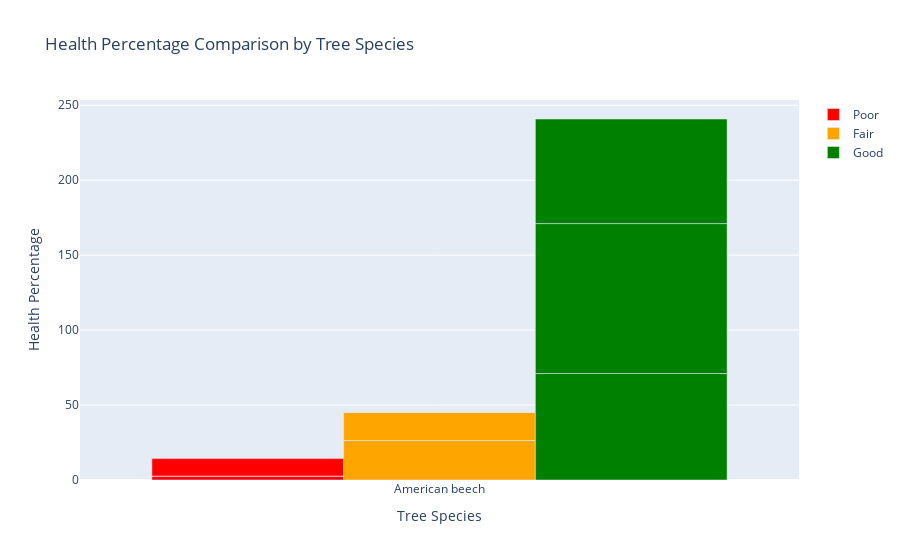

Write notebook code for a chart like this one.
### Code cell
fig = go.Figure(data=[
    go.Bar(name='Poor', x=one_tree_df['spc_common'], y=one_tree_df['percent_poor_health'], marker_color='red'),
    go.Bar(name='Fair', x=one_tree_df['spc_common'], y=one_tree_df['percent_fair_health'], marker_color='orange'),
    go.Bar(name='Good', x=one_tree_df['spc_common'], y=one_tree_df['percent_good_health'], marker_color='green')
])

# Set the chart title and axis labels
fig.update_layout(
    title='Health Percentage Comparison by Tree Species',
    xaxis_title='Tree Species',
    yaxis_title='Health Percentage'
)

# Show the chart
fig.show()

### Figure 1 — Plotly figure (JSON) as saved in the notebook; plotly's stock layout.template omitted (floating-point values rounded to 4 significant figures)
{"data": [{"marker": {"color": "red"}, "name": "Poor", "type": "bar", "x": ["American beech", "American beech", "American beech"], "y": [2.63, 0, 11.63]}, {"marker": {"color": "orange"}, "name": "Fair", "type": "bar", "x": ["American beech", "American beech", "American beech"], "y": [26.32, 0, 18.6]}, {"marker": {"color": "green"}, "name": "Good", "type": "bar", "x": ["American beech", "American beech", "American beech"], "y": [71.05, 100, 69.77]}], "layout": {"title": {"text": "Health Percentage Comparison by Tree Species"}, "xaxis": {"title": {"text": "Tree Species"}}, "yaxis": {"title": {"text": "Health Percentage"}}}}
